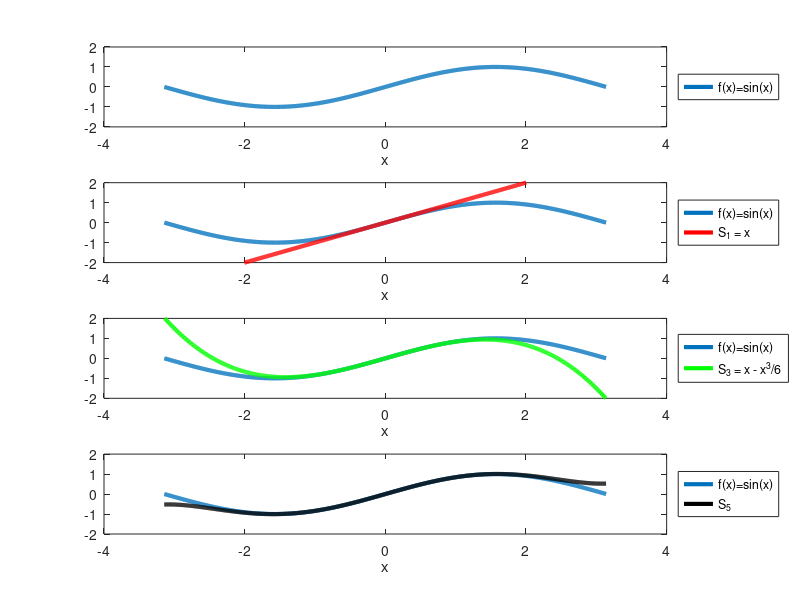

Write the MATLAB code that produced this figure.
close all
clear all
clc
% This plots the function f(x)=sin(x) along with its Taylor polynomials up
% to degree 5 centered at x0=0 and over -pi to pi
x = -pi:0.01:pi;
subplot(4,1,1)
plot(x,sin(x),'LineWidth',3)
hold on
xlabel('x')
legend('f(x)=sin(x)','Location','EastOutside')
axis([-4 4 -2 2])

subplot(4,1,2)
plot(x,sin(x),'LineWidth',3)
hold on
plot(x,x,'r','LineWidth',3)
xlabel('x')
legend('f(x)=sin(x)','S_1 = x','Location','EastOutside')
axis([-4 4 -2 2])

subplot(4,1,3)
plot(x,sin(x),'LineWidth',3)
hold on
plot(x,x-x.^3/6,'g','LineWidth',3)
xlabel('x')
legend('f(x)=sin(x)','S_3 = x - x^3/6','Location','EastOutside')
axis([-4 4 -2 2])

subplot(4,1,4)
plot(x,sin(x),'LineWidth',3)
hold on
plot(x,x-x.^3/6+x.^5./120,'k','LineWidth',3)
xlabel('x')
axis([-4 4 -2 2])
legend('f(x)=sin(x)','S_5','Location','EastOutside')

screen_size = get(0, 'ScreenSize');
set(1, 'Position', [0 0 0.5*screen_size(3) 0.75*screen_size(4) ] );